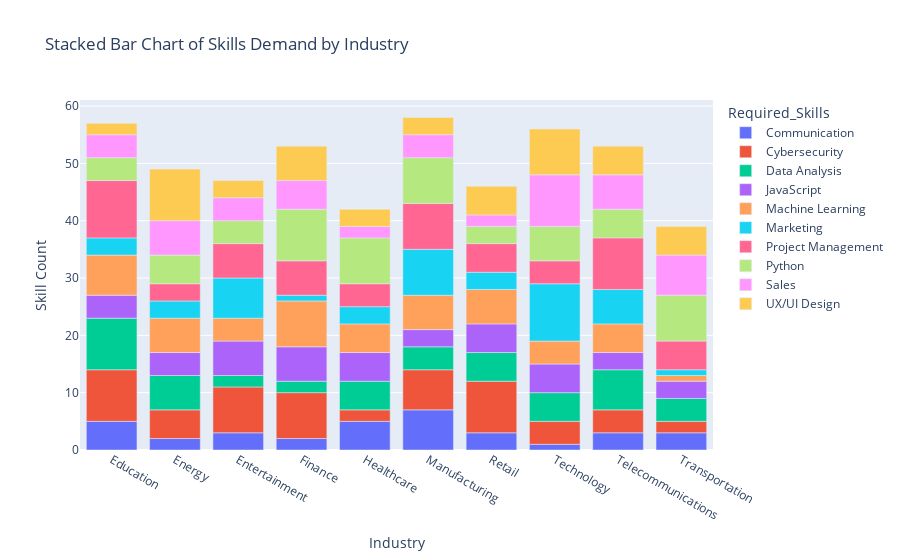

The code cell stored with this chart in its notebook:
### Code cell
skill_counts = data.groupby(['Industry', 'Required_Skills']).size().reset_index(name='Count')
fig = px.bar(skill_counts, x='Industry', y='Count', color='Required_Skills', 
             title='Stacked Bar Chart of Skills Demand by Industry')

fig.update_layout(xaxis_title='Industry', yaxis_title='Skill Count')
fig.show()

### Figure 1 — Plotly figure (JSON) as saved in the notebook; plotly's stock layout.template omitted (floating-point values rounded to 4 significant figures)
{"data": [{"alignmentgroup": "True", "hovertemplate": "Required_Skills=Communication<br>Industry=%{x}<br>Count=%{y}<extra></extra>", "legendgroup": "Communication", "marker": {"color": "#636efa", "pattern": {"shape": ""}}, "name": "Communication", "offsetgroup": "Communication", "orientation": "v", "showlegend": true, "textposition": "auto", "type": "bar", "visible": true, "x": ["Education", "Energy", "Entertainment", "Finance", "Healthcare", "Manufacturing", "Retail", "Technology", "Telecommunications", "Transportation"], "xaxis": "x", "y": [5, 2, 3, 2, 5, 7, 3, 1, 3, 3], "yaxis": "y"}, {"alignmentgroup": "True", "hovertemplate": "Required_Skills=Cybersecurity<br>Industry=%{x}<br>Count=%{y}<extra></extra>", "legendgroup": "Cybersecurity", "marker": {"color": "#EF553B", "pattern": {"shape": ""}}, "name": "Cybersecurity", "offsetgroup": "Cybersecurity", "orientation": "v", "showlegend": true, "textposition": "auto", "type": "bar", "x": ["Education", "Energy", "Entertainment", "Finance", "Healthcare", "Manufacturing", "Retail", "Technology", "Telecommunications", "Transportation"], "xaxis": "x", "y": [9, 5, 8, 8, 2, 7, 9, 4, 4, 2], "yaxis": "y"}, {"alignmentgroup": "True", "hovertemplate": "Required_Skills=Data Analysis<br>Industry=%{x}<br>Count=%{y}<extra></extra>", "legendgroup": "Data Analysis", "marker": {"color": "#00cc96", "pattern": {"shape": ""}}, "name": "Data Analysis", "offsetgroup": "Data Analysis", "orientation": "v", "showlegend": true, "textposition": "auto", "type": "bar", "x": ["Education", "Energy", "Entertainment", "Finance", "Healthcare", "Manufacturing", "Retail", "Technology", "Telecommunications", "Transportation"], "xaxis": "x", "y": [9, 6, 2, 2, 5, 4, 5, 5, 7, 4], "yaxis": "y"}, {"alignmentgroup": "True", "hovertemplate": "Required_Skills=JavaScript<br>Industry=%{x}<br>Count=%{y}<extra></extra>", "legendgroup": "JavaScript", "marker": {"color": "#ab63fa", "pattern": {"shape": ""}}, "name": "JavaScript", "offsetgroup": "JavaScript", "orientation": "v", "showlegend": true, "textposition": "auto", "type": "bar", "x": ["Education", "Energy", "Entertainment", "Finance", "Healthcare", "Manufacturing", "Retail", "Technology", "Telecommunications", "Transportation"], "xaxis": "x", "y": [4, 4, 6, 6, 5, 3, 5, 5, 3, 3], "yaxis": "y"}, {"alignmentgroup": "True", "hovertemplate": "Required_Skills=Machine Learning<br>Industry=%{x}<br>Count=%{y}<extra></extra>", "legendgroup": "Machine Learning", "marker": {"color": "#FFA15A", "pattern": {"shape": ""}}, "name": "Machine Learning", "offsetgroup": "Machine Learning", "orientation": "v", "showlegend": true, "textposition": "auto", "type": "bar", "x": ["Education", "Energy", "Entertainment", "Finance", "Healthcare", "Manufacturing", "Retail", "Technology", "Telecommunications", "Transportation"], "xaxis": "x", "y": [7, 6, 4, 8, 5, 6, 6, 4, 5, 1], "yaxis": "y"}, {"alignmentgroup": "True", "hovertemplate": "Required_Skills=Marketing<br>Industry=%{x}<br>Count=%{y}<extra></extra>", "legendgroup": "Marketing", "marker": {"color": "#19d3f3", "pattern": {"shape": ""}}, "name": "Marketing", "offsetgroup": "Marketing", "orientation": "v", "showlegend": true, "textposition": "auto", "type": "bar", "visible": true, "x": ["Education", "Energy", "Entertainment", "Finance", "Healthcare", "Manufacturing", "Retail", "Technology", "Telecommunications", "Transportation"], "xaxis": "x", "y": [3, 3, 7, 1, 3, 8, 3, 10, 6, 1], "yaxis": "y"}, {"alignmentgroup": "True", "hovertemplate": "Required_Skills=Project Management<br>Industry=%{x}<br>Count=%{y}<extra></extra>", "legendgroup": "Project Management", "marker": {"color": "#FF6692", "pattern": {"shape": ""}}, "name": "Project Management", "offsetgroup": "Project Management", "orientation": "v", "showlegend": true, "textposition": "auto", "type": "bar", "visible": true, "x": ["Education", "Energy", "Entertainment", "Finance", "Healthcare", "Manufacturing", "Retail", "Technology", "Telecommunications", "Transportation"], "xaxis": "x", "y": [10, 3, 6, 6, 4, 8, 5, 4, 9, 5], "yaxis": "y"}, {"alignmentgroup": "True", "hovertemplate": "Required_Skills=Python<br>Industry=%{x}<br>Count=%{y}<extra></extra>", "legendgroup": "Python", "marker": {"color": "#B6E880", "pattern": {"shape": ""}}, "name": "Python", "offsetgroup": "Python", "orientation": "v", "showlegend": true, "textposition": "auto", "type": "bar", "x": ["Education", "Energy", "Entertainment", "Finance", "Healthcare", "Manufacturing", "Retail", "Technology", "Telecommunications", "Transportation"], "xaxis": "x", "y": [4, 5, 4, 9, 8, 8, 3, 6, 5, 8], "yaxis": "y"}, {"alignmentgroup": "True", "hovertemplate": "Required_Skills=Sales<br>Industry=%{x}<br>Count=%{y}<extra></extra>", "legendgroup": "Sales", "marker": {"color": "#FF97FF", "pattern": {"shape": ""}}, "name": "Sales", "offsetgroup": "Sales", "orientation": "v", "showlegend": true, "textposition": "auto", "type": "bar", "visible": true, "x": ["Education", "Energy", "Entertainment", "Finance", "Healthcare", "Manufacturing", "Retail", "Technology", "Telecommunications", "Transportation"], "xaxis": "x", "y": [4, 6, 4, 5, 2, 4, 2, 9, 6, 7], "yaxis": "y"}, {"alignmentgroup": "True", "hovertemplate": "Required_Skills=UX/UI Design<br>Industry=%{x}<br>Count=%{y}<extra></extra>", "legendgroup": "UX/UI Design", "marker": {"color": "#FECB52", "pattern": {"shape": ""}}, "name": "UX/UI Design", "offsetgroup": "UX/UI Design", "orientation": "v", "showlegend": true, "textposition": "auto", "type": "bar", "x": ["Education", "Energy", "Entertainment", "Finance", "Healthcare", "Manufacturing", "Retail", "Technology", "Telecommunications", "Transportation"], "xaxis": "x", "y": [2, 9, 3, 6, 3, 3, 5, 8, 5, 5], "yaxis": "y"}], "layout": {"autosize": true, "barmode": "relative", "legend": {"title": {"text": "Required_Skills"}, "tracegroupgap": 0}, "title": {"text": "Stacked Bar Chart of Skills Demand by Industry"}, "xaxis": {"anchor": "y", "autorange": true, "domain": [0, 1], "range": [-0.5, 9.5], "title": {"text": "Industry"}, "type": "category"}, "yaxis": {"anchor": "x", "autorange": true, "domain": [0, 1], "range": [0, 61.05], "title": {"text": "Skill Count"}, "type": "linear"}}}
